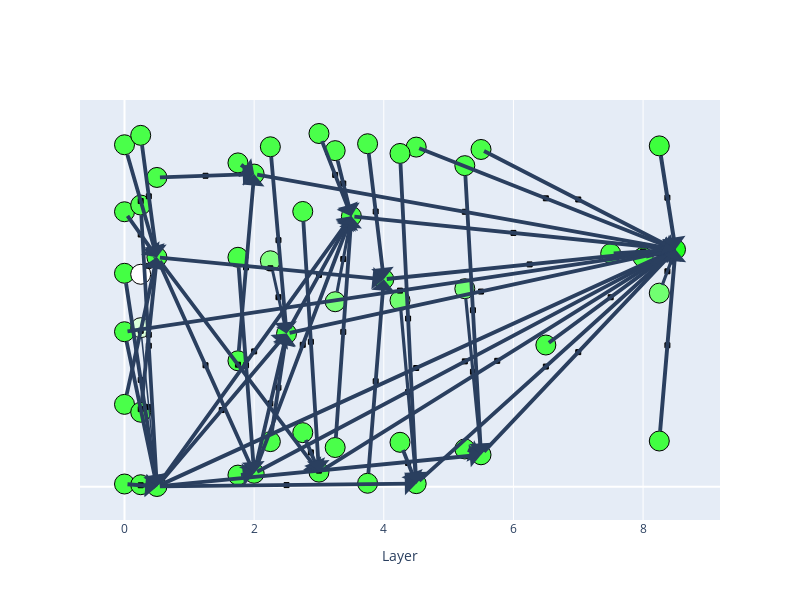

Notebook code cell kept with this figure:
### Markdown cell above
One thing that we can do with our computational graph is plot it. Currently, the UI isn't exactly the prettiest, but it can still serve as a useful way to take in information associated with all computational paths and error terms all at once.

### Code cell
plot_graph(edges_with_error, nodes_with_error)

### Figure 1 — Plotly figure (JSON) as saved in the notebook; plotly's stock layout.template omitted (floating-point values rounded to 4 significant figures)
{"data": [{"hoverinfo": "text", "hovertext": ["mlp8tc[89]@-1<br>Contrib: 7.6", "mlp0tc[8829]@9<br>Contrib: 1.4", "mlp3tc[14171]@9<br>Contrib: 0.56", "mlp4tc[17353]@9<br>Contrib: 0.42", "mlp2tc[15119]@9<br>Contrib: 0.49", "mlp4tc[17443]@9<br>Contrib: 0.32", "mlp6tc[17269]@9<br>Contrib: 0.3", "mlp5tc[6434]@9<br>Contrib: 0.29", "mlp7tc[22013]@9<br>Contrib: 0.28", "mlp5tc[2296]@9<br>Contrib: 0.17", "embed0@9<br>Contrib: 0.86", "mlp0tc[10490]@8<br>Contrib: 0.52", "mlp0tc[7829]@4<br>Contrib: 0.12", "embed0@8<br>Contrib: 0.068", "attn2[2]@8<br>Contrib: 0.62", "attn0[1]@9<br>Contrib: 0.75", "attn4[11]@8<br>Contrib: 0.25", "attn2[1]@4<br>Contrib: 0.22", "attn8[7]@8<br>Contrib: 0.21", "attn3[6]@8<br>Contrib: 0.21", "attn0[5]@9<br>Contrib: 1.1", "attn3[3]@8<br>Contrib: 0.13", "attn0[1]@8<br>Contrib: 0.19", "attn0[5]@8<br>Contrib: 0.088", "mlp8tc[89]tc_error8@-1<br>Contrib: 1.5", "mlp0tc[8829]tc_error0@9<br>Contrib: 0.0", "mlp3tc[14171]tc_error3@9<br>Contrib: 0.14", "attn2[2]tc_error2@8<br>Contrib: 0.014", "mlp2tc[15119]tc_error2@9<br>Contrib: 0.12", "mlp5tc[6434]tc_error5@9<br>Contrib: 0.041", "attn2[1]tc_error2@4<br>Contrib: 0.037", "attn3[6]tc_error3@8<br>Contrib: 0.073", "mlp4tc[17353]tc_error4@9<br>Contrib: 0.13", "attn4[11]tc_error4@8<br>Contrib: -0.0011", "mlp0tc[10490]tc_error0@8<br>Contrib: 0.0", "mlp8tc[89]bias_error8@-1<br>Contrib: -7.2", "mlp0tc[8829]bias_error0@9<br>Contrib: -2.7e+01", "mlp3tc[14171]bias_error3@9<br>Contrib: -8.8", "mlp2tc[15119]bias_error2@9<br>Contrib: -1e+01", "mlp5tc[6434]bias_error5@9<br>Contrib: -7.6", "mlp4tc[17353]bias_error4@9<br>Contrib: -6.9", "mlp0tc[10490]bias_error0@8<br>Contrib: -3.3e+01", "mlp8tc[89]prune_error8@-1<br>Contrib: 2.5", "mlp0tc[8829]prune_error0@9<br>Contrib: -1.0", "mlp3tc[14171]prune_error3@9<br>Contrib: -0.056", "attn2[2]prune_error2@8<br>Contrib: 0.31", "mlp2tc[15119]prune_error2@9<br>Contrib: 0.23", "mlp5tc[6434]prune_error5@9<br>Contrib: 0.17", "attn2[1]prune_error2@4<br>Contrib: 0.098", "attn3[6]prune_error3@8<br>Contrib: 0.092", "mlp4tc[17353]prune_error4@9<br>Contrib: 0.31", "attn4[11]prune_error4@8<br>Contrib: 0.16", "mlp0tc[10490]prune_error0@8<br>Contrib: 0.17"], "marker": {"color": ["#22ff22", "#43ff43", "#47ff47", "#48ff48", "#48ff48", "#49ff49", "#49ff49", "#49ff49", "#49ff49", "#49ff49", "#46ff46", "#48ff48", "#4aff4a", "#4aff4a", "#47ff47", "#46ff46", "#49ff49", "#49ff49", "#49ff49", "#49ff49", "#44ff44", "#4aff4a", "#49ff49", "#4aff4a", "#42ff42", "#4aff4a", "#4aff4a", "#4aff4a", "#4aff4a", "#4aff4a", "#4aff4a", "#4aff4a", "#4aff4a", "#4aff4a", "#4aff4a", "#71ff71", "#dbffdb", "#7aff7a", "#82ff82", "#73ff73", "#70ff70", "#ffffff", "#3dff3d", "#50ff50", "#4bff4b", "#49ff49", "#49ff49", "#49ff49", "#4aff4a", "#4aff4a", "#49ff49", "#4aff4a", "#49ff49"], "line": {"color": "Black", "width": 1}, "size": 20}, "mode": "markers", "type": "scatter", "x": [8.5, 0.5, 3.5, 4.5, 2.5, 4.5, 6.5, 5.5, 7.5, 5.5, 0, 0.5, 0.5, 0, 2, 0, 4, 2, 8, 3, 0, 3, 0, 0, 8.25, 0.25, 3.25, 1.75, 2.25, 5.25, 1.75, 2.75, 4.25, 3.75, 0.25, 8.25, 0.25, 3.25, 2.25, 5.25, 4.25, 0.25, 8.25, 0.25, 3.25, 1.75, 2.25, 5.25, 1.75, 2.75, 4.25, 3.75, 0.25], "y": [0.6649, 0.0006891, 0.7578, 0.008674, 0.4292, 0.9518, 0.3972, 0.08954, 0.6537, 0.9452, 0.007682, 0.6431, 0.8668, 0.2309, 0.03772, 0.4344, 0.5813, 0.8762, 0.6428, 0.04093, 0.5982, 0.9899, 0.7706, 0.9584, 0.1282, 0.005649, 0.11, 0.03263, 0.1264, 0.1059, 0.353, 0.1516, 0.1245, 0.009798, 0.2088, 0.5426, 0.4457, 0.5185, 0.6333, 0.5549, 0.5221, 0.5954, 0.9552, 0.7894, 0.9419, 0.643, 0.9527, 0.8998, 0.9075, 0.7714, 0.934, 0.9612, 0.9847]}, {"hoverinfo": "text", "hovertext": ["mlp0tc[8829]@9 -> mlp8tc[89]@-1<br>Contrib: 0.85", "mlp3tc[14171]@9 -> mlp8tc[89]@-1<br>Contrib: 0.56", "mlp4tc[17353]@9 -> mlp8tc[89]@-1<br>Contrib: 0.42", "attn2[2]@8 -> mlp8tc[89]@-1<br>Contrib: 0.35", "mlp2tc[15119]@9 -> mlp8tc[89]@-1<br>Contrib: 0.35", "mlp4tc[17443]@9 -> mlp8tc[89]@-1<br>Contrib: 0.32", "mlp6tc[17269]@9 -> mlp8tc[89]@-1<br>Contrib: 0.3", "mlp5tc[6434]@9 -> mlp8tc[89]@-1<br>Contrib: 0.29", "mlp7tc[22013]@9 -> mlp8tc[89]@-1<br>Contrib: 0.28", "attn0[1]@9 -> mlp8tc[89]@-1<br>Contrib: 0.26", "attn4[11]@8 -> mlp8tc[89]@-1<br>Contrib: 0.25", "attn2[1]@4 -> mlp8tc[89]@-1<br>Contrib: 0.22", "attn8[7]@8 -> mlp8tc[89]@-1<br>Contrib: 0.21", "attn3[6]@8 -> mlp8tc[89]@-1<br>Contrib: 0.21", "mlp5tc[2296]@9 -> mlp8tc[89]@-1<br>Contrib: 0.17", "attn0[5]@9 -> mlp0tc[8829]@9<br>Contrib: 1.1", "embed0@9 -> mlp0tc[8829]@9<br>Contrib: 0.86", "attn0[1]@9 -> mlp0tc[8829]@9<br>Contrib: 0.5", "mlp0tc[8829]@9 -> mlp3tc[14171]@9<br>Contrib: 0.2", "mlp0tc[10490]@8 -> attn2[2]@8<br>Contrib: 0.3", "attn2[2]@8 -> mlp3tc[14171]@9<br>Contrib: 0.14", "mlp2tc[15119]@9 -> mlp3tc[14171]@9<br>Contrib: 0.14", "mlp0tc[8829]@9 -> mlp2tc[15119]@9<br>Contrib: 0.13", "attn3[3]@8 -> mlp3tc[14171]@9<br>Contrib: 0.13", "attn2[2]@8 -> mlp2tc[15119]@9<br>Contrib: 0.13", "mlp0tc[8829]@9 -> mlp5tc[6434]@9<br>Contrib: 0.12", "mlp0tc[7829]@4 -> attn2[1]@4<br>Contrib: 0.12", "mlp0tc[10490]@8 -> attn3[6]@8<br>Contrib: 0.12", "mlp0tc[8829]@9 -> mlp4tc[17353]@9<br>Contrib: 0.11", "mlp0tc[10490]@8 -> attn4[11]@8<br>Contrib: 0.096", "attn0[1]@8 -> mlp0tc[10490]@8<br>Contrib: 0.19", "attn0[5]@8 -> mlp0tc[10490]@8<br>Contrib: 0.088", "embed0@8 -> mlp0tc[10490]@8<br>Contrib: 0.068", "mlp8tc[89]tc_error8@-1 -> mlp8tc[89]@-1<br>Contrib: 1.5", "mlp0tc[8829]tc_error0@9 -> mlp0tc[8829]@9<br>Contrib: 0.0", "mlp3tc[14171]tc_error3@9 -> mlp3tc[14171]@9<br>Contrib: 0.14", "attn2[2]tc_error2@8 -> attn2[2]@8<br>Contrib: 0.014", "mlp2tc[15119]tc_error2@9 -> mlp2tc[15119]@9<br>Contrib: 0.12", "mlp5tc[6434]tc_error5@9 -> mlp5tc[6434]@9<br>Contrib: 0.041", "attn2[1]tc_error2@4 -> attn2[1]@4<br>Contrib: 0.037", "attn3[6]tc_error3@8 -> attn3[6]@8<br>Contrib: 0.073", "mlp4tc[17353]tc_error4@9 -> mlp4tc[17353]@9<br>Contrib: 0.13", "attn4[11]tc_error4@8 -> attn4[11]@8<br>Contrib: -0.0011", "mlp0tc[10490]tc_error0@8 -> mlp0tc[10490]@8<br>Contrib: 0.0", "mlp8tc[89]bias_error8@-1 -> mlp8tc[89]@-1<br>Contrib: -7.2", "mlp0tc[8829]bias_error0@9 -> mlp0tc[8829]@9<br>Contrib: -2.7e+01", "mlp3tc[14171]bias_error3@9 -> mlp3tc[14171]@9<br>Contrib: -8.8", "mlp2tc[15119]bias_error2@9 -> mlp2tc[15119]@9<br>Contrib: -1e+01", "mlp5tc[6434]bias_error5@9 -> mlp5tc[6434]@9<br>Contrib: -7.6", "mlp4tc[17353]bias_error4@9 -> mlp4tc[17353]@9<br>Contrib: -6.9", "mlp0tc[10490]bias_error0@8 -> mlp0tc[10490]@8<br>Contrib: -3.3e+01", "mlp8tc[89]prune_error8@-1 -> mlp8tc[89]@-1<br>Contrib: 2.5", "mlp0tc[8829]prune_error0@9 -> mlp0tc[8829]@9<br>Contrib: -1.0", "mlp3tc[14171]prune_error3@9 -> mlp3tc[14171]@9<br>Contrib: -0.056", "attn2[2]prune_error2@8 -> attn2[2]@8<br>Contrib: 0.31", "mlp2tc[15119]prune_error2@9 -> mlp2tc[15119]@9<br>Contrib: 0.23", "mlp5tc[6434]prune_error5@9 -> mlp5tc[6434]@9<br>Contrib: 0.17", "attn2[1]prune_error2@4 -> attn2[1]@4<br>Contrib: 0.098", "attn3[6]prune_error3@8 -> attn3[6]@8<br>Contrib: 0.092", "mlp4tc[17353]prune_error4@9 -> mlp4tc[17353]@9<br>Contrib: 0.31", "attn4[11]prune_error4@8 -> attn4[11]@8<br>Contrib: 0.16", "mlp0tc[10490]prune_error0@8 -> mlp0tc[10490]@8<br>Contrib: 0.17"], "marker": {"color": "black", "line": {"color": "Black", "width": 1}, "size": 5, "symbol": "square"}, "mode": "markers", "type": "scatter", "x": [4.5, 6, 6.5, 5.25, 5.5, 6.5, 7.5, 7, 8, 4.25, 6.25, 5.25, 8.25, 5.75, 7, 0.25, 0.25, 0.25, 2, 1.25, 2.75, 3, 1.5, 3.25, 2.25, 3, 1.25, 1.75, 2.5, 2.25, 0.25, 0.25, 0.25, 8.375, 0.375, 3.375, 1.875, 2.375, 5.375, 1.875, 2.875, 4.375, 3.875, 0.375, 8.375, 0.375, 3.375, 2.375, 5.375, 4.375, 0.375, 8.375, 0.375, 3.375, 1.875, 2.375, 5.375, 1.875, 2.875, 4.375, 3.875, 0.375], "y": [0.3328, 0.7113, 0.3368, 0.3513, 0.547, 0.8083, 0.531, 0.3772, 0.6593, 0.5496, 0.6231, 0.7705, 0.6538, 0.3529, 0.805, 0.2994, 0.004185, 0.2176, 0.3793, 0.3404, 0.3978, 0.5935, 0.2149, 0.8739, 0.2334, 0.04511, 0.8715, 0.342, 0.004681, 0.6122, 0.7069, 0.8008, 0.437, 0.3965, 0.003169, 0.4339, 0.03517, 0.2778, 0.09773, 0.6146, 0.09626, 0.0666, 0.2955, 0.426, 0.6037, 0.2232, 0.6382, 0.5312, 0.3222, 0.2654, 0.6193, 0.81, 0.3951, 0.8499, 0.3404, 0.6909, 0.4947, 0.8919, 0.4062, 0.4714, 0.7713, 0.8139]}], "layout": {"annotations": [{"arrowhead": 1, "arrowwidth": 3.858, "ax": 0.5, "axref": "x", "ay": 0.0006891, "ayref": "y", "showarrow": true, "x": 8.5, "xref": "x", "y": 0.6649, "yref": "y"}, {"arrowhead": 1, "arrowwidth": 3.834, "ax": 3.5, "axref": "x", "ay": 0.7578, "ayref": "y", "showarrow": true, "x": 8.5, "xref": "x", "y": 0.6649, "yref": "y"}, {"arrowhead": 1, "arrowwidth": 3.823, "ax": 4.5, "axref": "x", "ay": 0.008674, "ayref": "y", "showarrow": true, "x": 8.5, "xref": "x", "y": 0.6649, "yref": "y"}, {"arrowhead": 1, "arrowwidth": 3.817, "ax": 2, "axref": "x", "ay": 0.03772, "ayref": "y", "showarrow": true, "x": 8.5, "xref": "x", "y": 0.6649, "yref": "y"}, {"arrowhead": 1, "arrowwidth": 3.817, "ax": 2.5, "axref": "x", "ay": 0.4292, "ayref": "y", "showarrow": true, "x": 8.5, "xref": "x", "y": 0.6649, "yref": "y"}, {"arrowhead": 1, "arrowwidth": 3.814, "ax": 4.5, "axref": "x", "ay": 0.9518, "ayref": "y", "showarrow": true, "x": 8.5, "xref": "x", "y": 0.6649, "yref": "y"}, {"arrowhead": 1, "arrowwidth": 3.813, "ax": 6.5, "axref": "x", "ay": 0.3972, "ayref": "y", "showarrow": true, "x": 8.5, "xref": "x", "y": 0.6649, "yref": "y"}, {"arrowhead": 1, "arrowwidth": 3.812, "ax": 5.5, "axref": "x", "ay": 0.08954, "ayref": "y", "showarrow": true, "x": 8.5, "xref": "x", "y": 0.6649, "yref": "y"}, {"arrowhead": 1, "arrowwidth": 3.811, "ax": 7.5, "axref": "x", "ay": 0.6537, "ayref": "y", "showarrow": true, "x": 8.5, "xref": "x", "y": 0.6649, "yref": "y"}, {"arrowhead": 1, "arrowwidth": 3.809, "ax": 0, "axref": "x", "ay": 0.4344, "ayref": "y", "showarrow": true, "x": 8.5, "xref": "x", "y": 0.6649, "yref": "y"}, {"arrowhead": 1, "arrowwidth": 3.809, "ax": 4, "axref": "x", "ay": 0.5813, "ayref": "y", "showarrow": true, "x": 8.5, "xref": "x", "y": 0.6649, "yref": "y"}, {"arrowhead": 1, "arrowwidth": 3.806, "ax": 2, "axref": "x", "ay": 0.8762, "ayref": "y", "showarrow": true, "x": 8.5, "xref": "x", "y": 0.6649, "yref": "y"}, {"arrowhead": 1, "arrowwidth": 3.805, "ax": 8, "axref": "x", "ay": 0.6428, "ayref": "y", "showarrow": true, "x": 8.5, "xref": "x", "y": 0.6649, "yref": "y"}, {"arrowhead": 1, "arrowwidth": 3.805, "ax": 3, "axref": "x", "ay": 0.04093, "ayref": "y", "showarrow": true, "x": 8.5, "xref": "x", "y": 0.6649, "yref": "y"}, {"arrowhead": 1, "arrowwidth": 3.802, "ax": 5.5, "axref": "x", "ay": 0.9452, "ayref": "y", "showarrow": true, "x": 8.5, "xref": "x", "y": 0.6649, "yref": "y"}, {"arrowhead": 1, "arrowwidth": 3.879, "ax": 0, "axref": "x", "ay": 0.5982, "ayref": "y", "showarrow": true, "x": 0.5, "xref": "x", "y": 0.0006891, "yref": "y"}, {"arrowhead": 1, "arrowwidth": 3.86, "ax": 0, "axref": "x", "ay": 0.007682, "ayref": "y", "showarrow": true, "x": 0.5, "xref": "x", "y": 0.0006891, "yref": "y"}, {"arrowhead": 1, "arrowwidth": 3.829, "ax": 0, "axref": "x", "ay": 0.4344, "ayref": "y", "showarrow": true, "x": 0.5, "xref": "x", "y": 0.0006891, "yref": "y"}, {"arrowhead": 1, "arrowwidth": 3.804, "ax": 0.5, "axref": "x", "ay": 0.0006891, "ayref": "y", "showarrow": true, "x": 3.5, "xref": "x", "y": 0.7578, "yref": "y"}, {"arrowhead": 1, "arrowwidth": 3.813, "ax": 0.5, "axref": "x", "ay": 0.6431, "ayref": "y", "showarrow": true, "x": 2, "xref": "x", "y": 0.03772, "yref": "y"}, {"arrowhead": 1, "arrowwidth": 3.8, "ax": 2, "axref": "x", "ay": 0.03772, "ayref": "y", "showarrow": true, "x": 3.5, "xref": "x", "y": 0.7578, "yref": "y"}, {"arrowhead": 1, "arrowwidth": 3.8, "ax": 2.5, "axref": "x", "ay": 0.4292, "ayref": "y", "showarrow": true, "x": 3.5, "xref": "x", "y": 0.7578, "yref": "y"}, {"arrowhead": 1, "arrowwidth": 3.799, "ax": 0.5, "axref": "x", "ay": 0.0006891, "ayref": "y", "showarrow": true, "x": 2.5, "xref": "x", "y": 0.4292, "yref": "y"}, {"arrowhead": 1, "arrowwidth": 3.799, "ax": 3, "axref": "x", "ay": 0.9899, "ayref": "y", "showarrow": true, "x": 3.5, "xref": "x", "y": 0.7578, "yref": "y"}, {"arrowhead": 1, "arrowwidth": 3.798, "ax": 2, "axref": "x", "ay": 0.03772, "ayref": "y", "showarrow": true, "x": 2.5, "xref": "x", "y": 0.4292, "yref": "y"}, {"arrowhead": 1, "arrowwidth": 3.798, "ax": 0.5, "axref": "x", "ay": 0.0006891, "ayref": "y", "showarrow": true, "x": 5.5, "xref": "x", "y": 0.08954, "yref": "y"}, {"arrowhead": 1, "arrowwidth": 3.798, "ax": 0.5, "axref": "x", "ay": 0.8668, "ayref": "y", "showarrow": true, "x": 2, "xref": "x", "y": 0.8762, "yref": "y"}, {"arrowhead": 1, "arrowwidth": 3.797, "ax": 0.5, "axref": "x", "ay": 0.6431, "ayref": "y", "showarrow": true, "x": 3, "xref": "x", "y": 0.04093, "yref": "y"}, {"arrowhead": 1, "arrowwidth": 3.797, "ax": 0.5, "axref": "x", "ay": 0.0006891, "ayref": "y", "showarrow": true, "x": 4.5, "xref": "x", "y": 0.008674, "yref": "y"}, {"arrowhead": 1, "arrowwidth": 3.796, "ax": 0.5, "axref": "x", "ay": 0.6431, "ayref": "y", "showarrow": true, "x": 4, "xref": "x", "y": 0.5813, "yref": "y"}, {"arrowhead": 1, "arrowwidth": 3.804, "ax": 0, "axref": "x", "ay": 0.7706, "ayref": "y", "showarrow": true, "x": 0.5, "xref": "x", "y": 0.6431, "yref": "y"}, {"arrowhead": 1, "arrowwidth": 3.795, "ax": 0, "axref": "x", "ay": 0.9584, "ayref": "y", "showarrow": true, "x": 0.5, "xref": "x", "y": 0.6431, "yref": "y"}, {"arrowhead": 1, "arrowwidth": 3.793, "ax": 0, "axref": "x", "ay": 0.2309, "ayref": "y", "showarrow": true, "x": 0.5, "xref": "x", "y": 0.6431, "yref": "y"}, {"arrowhead": 1, "arrowwidth": 3.913, "ax": 8.25, "axref": "x", "ay": 0.1282, "ayref": "y", "showarrow": true, "x": 8.5, "xref": "x", "y": 0.6649, "yref": "y"}, {"arrowhead": 1, "arrowwidth": 3.788, "ax": 0.25, "axref": "x", "ay": 0.005649, "ayref": "y", "showarrow": true, "x": 0.5, "xref": "x", "y": 0.0006891, "yref": "y"}, {"arrowhead": 1, "arrowwidth": 3.799, "ax": 3.25, "axref": "x", "ay": 0.11, "ayref": "y", "showarrow": true, "x": 3.5, "xref": "x", "y": 0.7578, "yref": "y"}, {"arrowhead": 1, "arrowwidth": 3.789, "ax": 1.75, "axref": "x", "ay": 0.03263, "ayref": "y", "showarrow": true, "x": 2, "xref": "x", "y": 0.03772, "yref": "y"}, {"arrowhead": 1, "arrowwidth": 3.798, "ax": 2.25, "axref": "x", "ay": 0.1264, "ayref": "y", "showarrow": true, "x": 2.5, "xref": "x", "y": 0.4292, "yref": "y"}, {"arrowhead": 1, "arrowwidth": 3.791, "ax": 5.25, "axref": "x", "ay": 0.1059, "ayref": "y", "showarrow": true, "x": 5.5, "xref": "x", "y": 0.08954, "yref": "y"}, {"arrowhead": 1, "arrowwidth": 3.791, "ax": 1.75, "axref": "x", "ay": 0.353, "ayref": "y", "showarrow": true, "x": 2, "xref": "x", "y": 0.8762, "yref": "y"}, {"arrowhead": 1, "arrowwidth": 3.794, "ax": 2.75, "axref": "x", "ay": 0.1516, "ayref": "y", "showarrow": true, "x": 3, "xref": "x", "y": 0.04093, "yref": "y"}, {"arrowhead": 1, "arrowwidth": 3.799, "ax": 4.25, "axref": "x", "ay": 0.1245, "ayref": "y", "showarrow": true, "x": 4.5, "xref": "x", "y": 0.008674, "yref": "y"}, {"arrowhead": 1, "arrowwidth": 3.788, "ax": 3.75, "axref": "x", "ay": 0.009798, "ayref": "y", "showarrow": true, "x": 4, "xref": "x", "y": 0.5813, "yref": "y"}, {"arrowhead": 1, "arrowwidth": 3.788, "ax": 0.25, "axref": "x", "ay": 0.2088, "ayref": "y", "showarrow": true, "x": 0.5, "xref": "x", "y": 0.6431, "yref": "y"}, {"arrowhead": 1, "arrowwidth": 3.189, "ax": 8.25, "axref": "x", "ay": 0.5426, "ayref": "y", "showarrow": true, "x": 8.5, "xref": "x", "y": 0.6649, "yref": "y"}, {"arrowhead": 1, "arrowwidth": 1.545, "ax": 0.25, "axref": "x", "ay": 0.4457, "ayref": "y", "showarrow": true, "x": 0.5, "xref": "x", "y": 0.0006891, "yref": "y"}, {"arrowhead": 1, "arrowwidth": 3.054, "ax": 3.25, "axref": "x", "ay": 0.5185, "ayref": "y", "showarrow": true, "x": 3.5, "xref": "x", "y": 0.7578, "yref": "y"}, {"arrowhead": 1, "arrowwidth": 2.928, "ax": 2.25, "axref": "x", "ay": 0.6333, "ayref": "y", "showarrow": true, "x": 2.5, "xref": "x", "y": 0.4292, "yref": "y"}, {"arrowhead": 1, "arrowwidth": 3.156, "ax": 5.25, "axref": "x", "ay": 0.5549, "ayref": "y", "showarrow": true, "x": 5.5, "xref": "x", "y": 0.08954, "yref": "y"}, {"arrowhead": 1, "arrowwidth": 3.213, "ax": 4.25, "axref": "x", "ay": 0.5221, "ayref": "y", "showarrow": true, "x": 4.5, "xref": "x", "y": 0.008674, "yref": "y"}, {"arrowhead": 1, "arrowwidth": 1, "ax": 0.25, "axref": "x", "ay": 0.5954, "ayref": "y", "showarrow": true, "x": 0.5, "xref": "x", "y": 0.6431, "yref": "y"}, {"arrowhead": 1, "arrowwidth": 4, "ax": 8.25, "axref": "x", "ay": 0.9552, "ayref": "y", "showarrow": true, "x": 8.5, "xref": "x", "y": 0.6649, "yref": "y"}, {"arrowhead": 1, "arrowwidth": 3.7, "ax": 0.25, "axref": "x", "ay": 0.7894, "ayref": "y", "showarrow": true, "x": 0.5, "xref": "x", "y": 0.0006891, "yref": "y"}, {"arrowhead": 1, "arrowwidth": 3.783, "ax": 3.25, "axref": "x", "ay": 0.9419, "ayref": "y", "showarrow": true, "x": 3.5, "xref": "x", "y": 0.7578, "yref": "y"}, {"arrowhead": 1, "arrowwidth": 3.814, "ax": 1.75, "axref": "x", "ay": 0.643, "ayref": "y", "showarrow": true, "x": 2, "xref": "x", "y": 0.03772, "yref": "y"}, {"arrowhead": 1, "arrowwidth": 3.807, "ax": 2.25, "axref": "x", "ay": 0.9527, "ayref": "y", "showarrow": true, "x": 2.5, "xref": "x", "y": 0.4292, "yref": "y"}, {"arrowhead": 1, "arrowwidth": 3.802, "ax": 5.25, "axref": "x", "ay": 0.8998, "ayref": "y", "showarrow": true, "x": 5.5, "xref": "x", "y": 0.08954, "yref": "y"}, {"arrowhead": 1, "arrowwidth": 3.796, "ax": 1.75, "axref": "x", "ay": 0.9075, "ayref": "y", "showarrow": true, "x": 2, "xref": "x", "y": 0.8762, "yref": "y"}, {"arrowhead": 1, "arrowwidth": 3.795, "ax": 2.75, "axref": "x", "ay": 0.7714, "ayref": "y", "showarrow": true, "x": 3, "xref": "x", "y": 0.04093, "yref": "y"}, {"arrowhead": 1, "arrowwidth": 3.814, "ax": 4.25, "axref": "x", "ay": 0.934, "ayref": "y", "showarrow": true, "x": 4.5, "xref": "x", "y": 0.008674, "yref": "y"}, {"arrowhead": 1, "arrowwidth": 3.801, "ax": 3.75, "axref": "x", "ay": 0.9612, "ayref": "y", "showarrow": true, "x": 4, "xref": "x", "y": 0.5813, "yref": "y"}, {"arrowhead": 1, "arrowwidth": 3.802, "ax": 0.25, "axref": "x", "ay": 0.9847, "ayref": "y", "showarrow": true, "x": 0.5, "xref": "x", "y": 0.6431, "yref": "y"}], "autosize": false, "height": 600, "showlegend": false, "width": 800, "xaxis": {"title": {"text": "Layer"}}, "yaxis": {"tickmode": "array", "ticktext": [], "tickvals": []}}}
